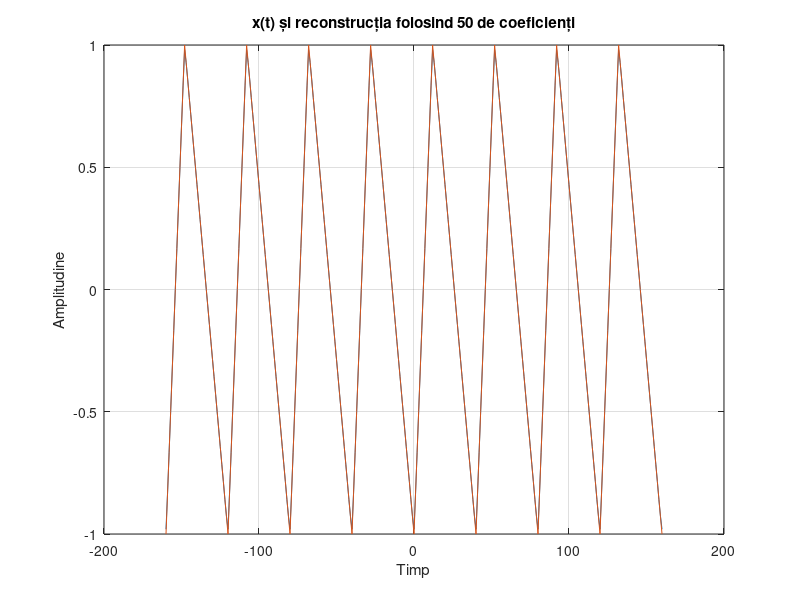
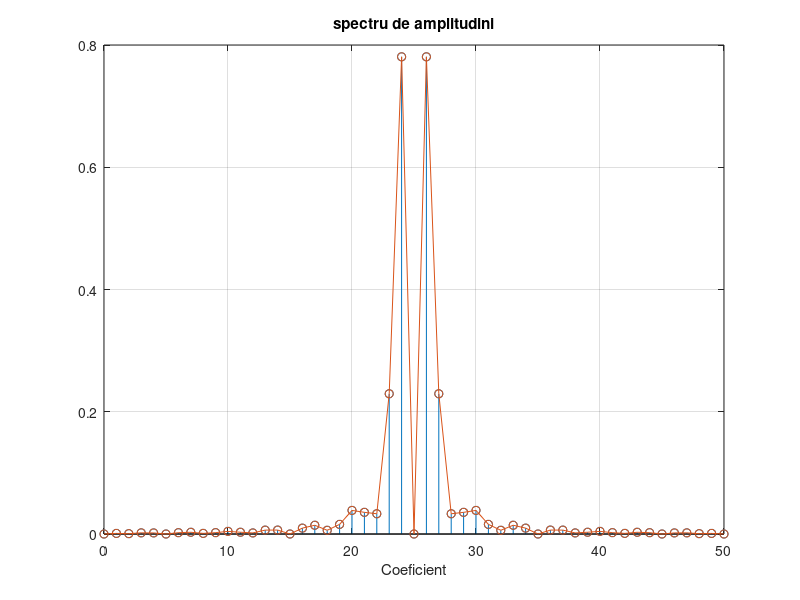

Recreate these plots in MATLAB, in order.
p = 40; 
t=-4*p:1:4*p; %vector pentru axa timpului
d=6; 
duty = d/p;      
N = 50;       
w0 = 2*pi/p; 
x_tr= sawtooth(w0*t,0.3);  
f=@(t)sawtooth(w0*t,0.3);
cc=1/p*integral(f,0,p);
Ck=zeros(1,N);
Ak=zeros(1,N);
x_mod=0;
for k=1:1:N
   f=@(t)sawtooth(w0*t,0.3).*exp(-w0*t*1i*(k-25));
   Ck(k)=1/p*integral(f,0,p);          
   Ak(k+1)=2*abs(Ck(k));
   x_mod=x_mod+Ck(k)*exp(w0*t*1i*(k-25));
end
figure(1);
plot(t,x_mod,t,x_tr);
xlabel("Timp");
ylabel("Amplitudine");
title('x(t) și reconstrucția folosind 50 de coeficienți')
grid;
figure(2);
Ak(51)=abs(cc);
Ak(1)=Ak(51);%Amplitudinea Ak
stem([0:N],Ak);
hold on;
plot([0:N],Ak,"-o"); %folosit pentru a uni maximele coeficientilor cu o linie
title('spectru de amplitudini')
xlabel('Coeficient');
%se afiseaza spectrul de valori
grid;


%nr. de ordine= 6
%duty= factor de umplere
%w0=pulsatia
%N=nr de coeficienti
%D=pulsul semnalului
%P=perioada semnalului
%Ck(k)=coeficientii SFC
%x_tr=semnalul triunghiular
